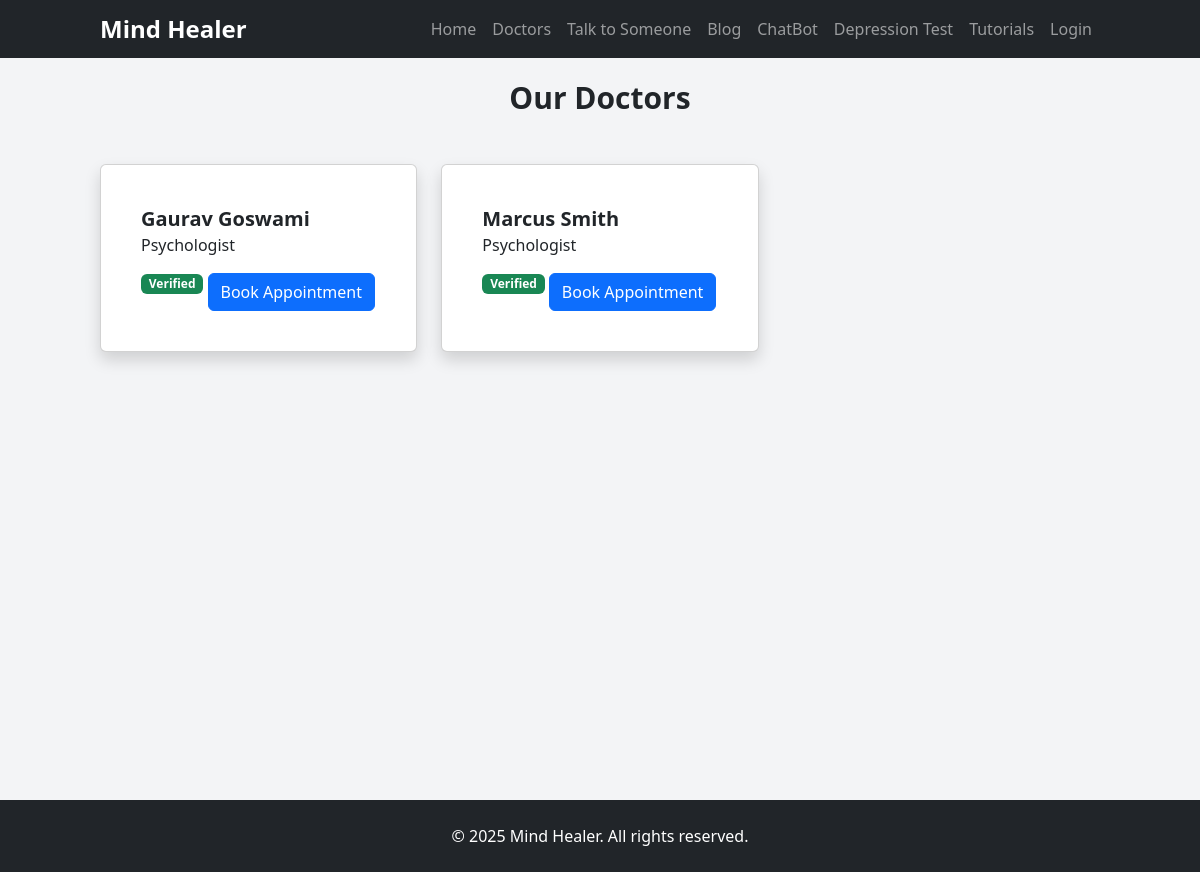
Page /doctors.php on the earlier database version.
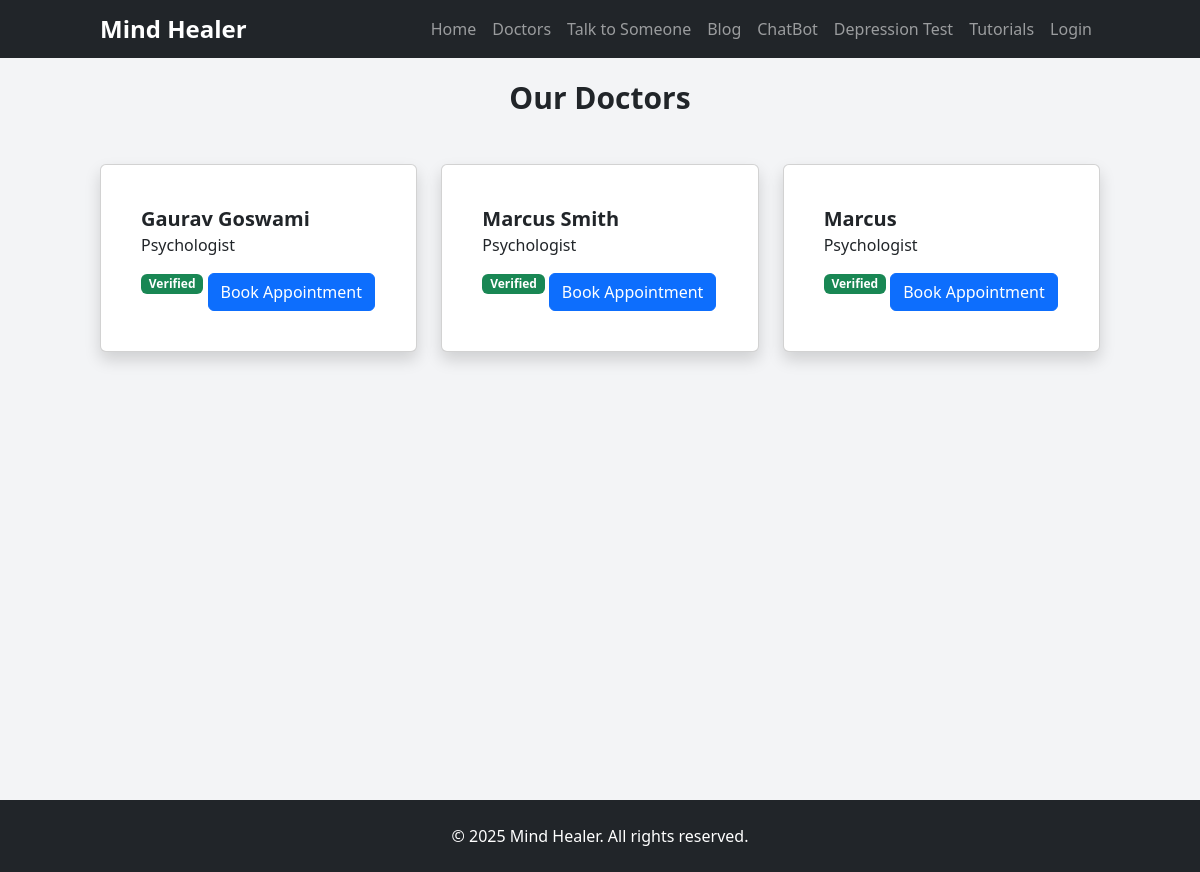
Same page on the later database version.
### tables this page shows
CREATE TABLE `doctors` (
  `id` int(11) NOT NULL,
  `user_id` int(11) NOT NULL,
  `name` varchar(100) NOT NULL,
  `specialization` varchar(100) NOT NULL,
  `image` varchar(255) DEFAULT NULL,
  `is_verified` tinyint(1) DEFAULT 0,
  `created_at` timestamp NOT NULL DEFAULT current_timestamp()
);

### doctors.php (the view, shortened to what this page needs)
<?php
include 'includes/db_connect.php';
include 'includes/header.php';
$result = $conn->query("SELECT d.id, d.name, d.specialization, d.image, d.is_verified FROM doctors d JOIN users u ON d.user_id = u.id");
?>
<!DOCTYPE html>
<html lang="en">
<head>
    <link href="https://cdn.jsdelivr.net/npm/bootstrap@5.3.3/dist/css/bootstrap.min.css" rel="stylesheet">
    <link href="https://cdn.jsdelivr.net/npm/tailwindcss@2.2.19/dist/tailwind.min.css" rel="stylesheet">
    <link href="css/styles.css" rel="stylesheet">
</head>
<body class="bg-gray-100">
    <section class="full-screen">
        <div class="container">
            <h2 class="text-3xl font-bold text-center mb-5">Our Doctors</h2>
            <div class="row">
                <?php while ($doctor = $result->fetch_assoc()): ?>
                    <div class="col-md-4 mb-4">
                        <div class="card shadow p-4">
                            <div class="card-body">
                                <h3 class="text-xl font-semibold"><?php echo $doctor['name']; ?></h3>
                                <p><?php echo $doctor['specialization']; ?></p>
                                <span class="badge <?php echo $doctor['is_verified'] ? 'bg-success' : 'bg-warning'; ?>">
                                    <?php echo $doctor['is_verified'] ? 'Verified' : 'Unverified'; ?>
                                </span>
                                <button class="btn btn-primary mt-3" data-bs-toggle="modal" data-bs-target="#bookModal<?php echo $doctor['id']; ?>">Book Appointment</button>
                            </div>
                        </div>
                    </div>
                <?php endwhile; ?>
            </div>
        </div>
    </section>
    <?php include 'includes/footer.php'; ?>
</body>
</html>

Differences in the rows shown:
added doctors: name "Marcus", specialization "Psychologist", is_verified "Verified"
